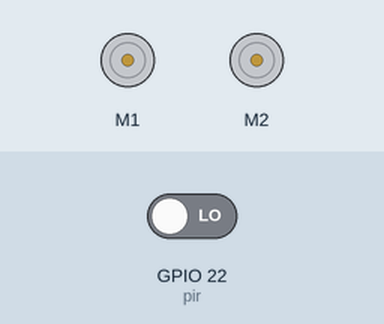
Simulated run of this program. Board: Raspberry Pi (BCM pin numbers). On the bench: 2 × DC motor (green arrow = forward, orange = backward, longer = faster). The inputs (shaded band) are chosen by the test bench; at power-on: GPIO 22 (pir) LOW. Motors are numbered in the order the program creates them (left before right in a Robot).

Above: at 1.2 s.
1.3 s: GPIO 22 (pir) driven HIGH
At 2.5 s:
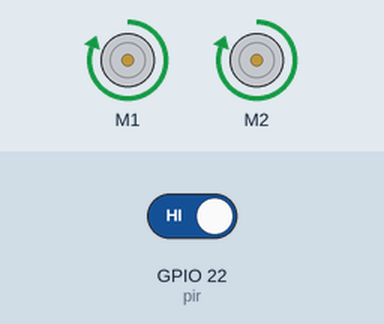
2.8 s: GPIO 22 (pir) driven LOW
At 3.6 s:
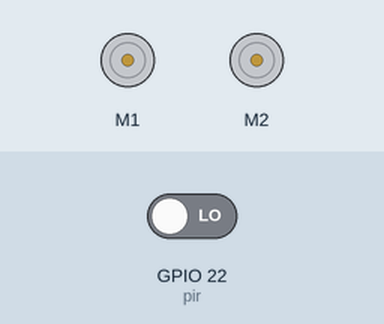
Timing chart, 0 to 5.8 s (numbered marks = the images above; inputs shaded):
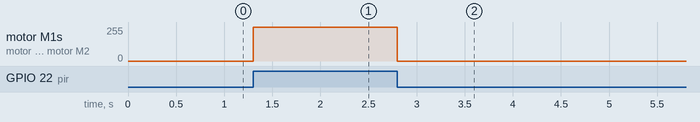

Measured:
- after the input at 1.3 s, motor M1, motor M2: stopped → forward 255/255 at once
- after the input at 2.8 s, motor M1, motor M2: forward 255/255 → stopped at once

The program:

motion-robot.py
```python
#import libraries
from gpiozero import MotionSensor, Robot
from signal import pause

#Define the sensor and LED
pir = MotionSensor(22)
robot = Robot(left=(13, 21), right=(17, 27))

#Move robot based on motion
pir.when_motion = robot.forward
pir.when_no_motion = robot.stop

#Code should run indefinitely
pause()
```
